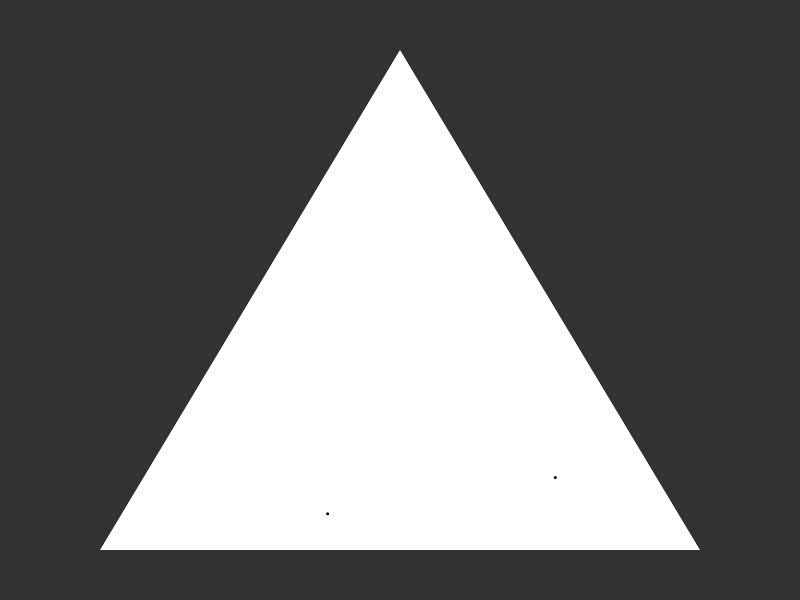
Frame 1 (no input)
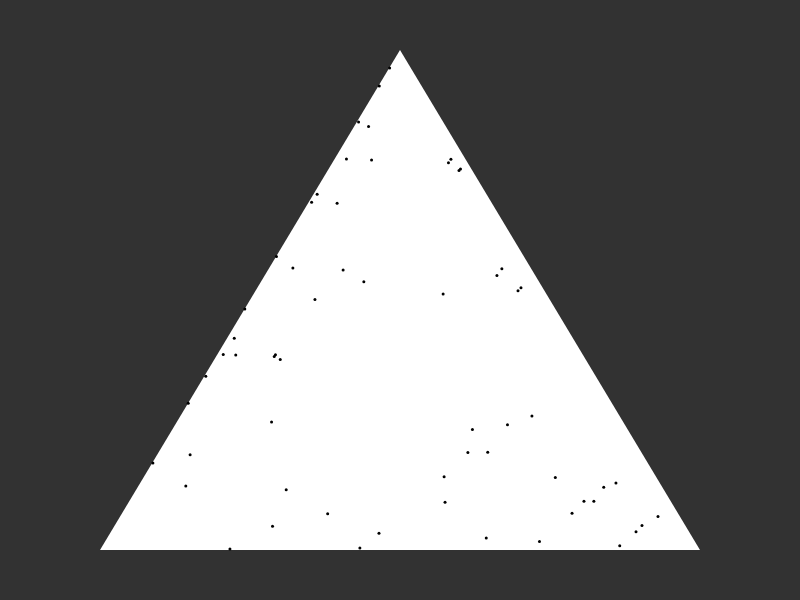
Frame 60 (no input)
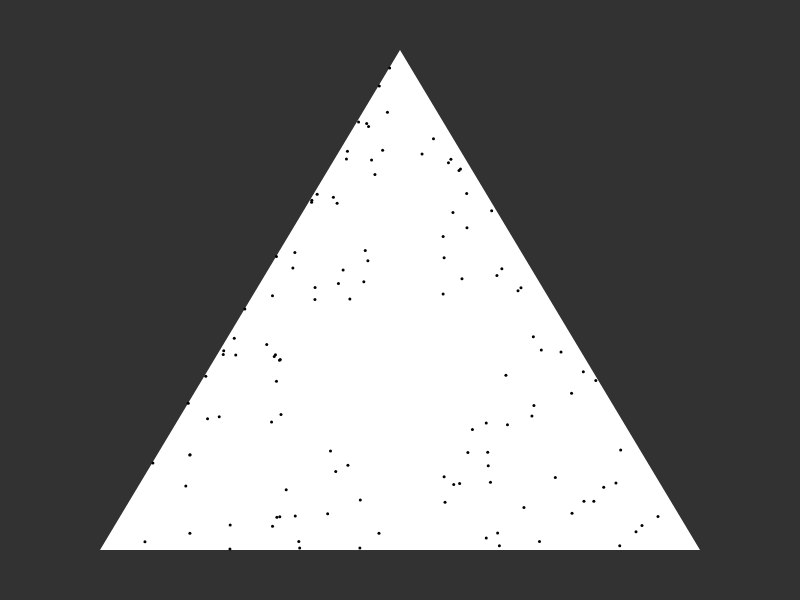
Frame 120 (the mouse pressed at the canvas centre since frame 60)

The p5.js sketch that drew these frames (run headless with seeded random() and noise() and a simulated clock; from frame 60 on, the mouse is pressed at the canvas centre):

// p5.js sketch
// ── sketch.js
/**
 * Sierpinski triangle generated with Chaos Game.
 * Djonathan Krause - 2018.
 * About Chaos Game: Think Twice https://youtu.be/IGlGvSXkRGI and Numberphile https://youtu.be/kbKtFN71Lfs
 * About Sierpinski Triangle: https://en.wikipedia.org/wiki/Sierpinski_triangle
 */

let x, y, p, triangle, interactionsP, count;

// Simple triagle object
class Triangle {
    constructor() {
        this.v1 = createVector(100, height-50);
        this.v2 = createVector(width/2, 50);
        this.v3 = createVector(width-100, height-50);
        this.vertices = [this.v1, this.v2, this.v3];
    }
}

/**
 * Steps:
 * 1.   Draw a triangle;
 * 2.   Pick a random point inside the triangle;
 * 3.1. Pick a random vertex of the triangle;
 * 3.2. Put a point midway between actual point and the random vertex picked on previous step;
 * 4.   Repeat steps 3.1 and 3.2.
 */

function setup() {
    createCanvas(800, 600);
    background(50);
    interactionsP = createP();
    count = 0;
    triangle = new Triangle();

    // Step 1: Draw a triangle;
    beginShape();
    noStroke();
    vertex(triangle.v1.x, triangle.v1.y);
    vertex(triangle.v2.x, triangle.v2.y);
    vertex(triangle.v3.x, triangle.v3.y);
    endShape();

    // Step 2: Pick a random point inside the triangle;
    p = getPoint();
    fill(1);
    ellipse(p.x, p.y, 3, 3);
}

function draw() {
    // Step 3: get point and draw it
    p = getAnotherPoint();
    ellipse(p.x, p.y, 3, 3);

    // Increment interactions count
    count++;
    interactionsP.html("Number of interactions: " + count);
}

/**
 * Step 2: Pick a random point inside the triangle;
 */
function getPoint() {
    let insideTriangle = false;
    let pt = null;

    do {
        x = random(0, width);
        y = random(0, height);
        pt = createVector(x, y);

        if (pointInTriangle(pt, triangle.v1, triangle.v2, triangle.v3)) {
            insideTriangle = true;
        } 
    } while(insideTriangle == false);
    return pt;
}

/**
 * Step 3: Put another point midway between actual point and a random vertex of the triangle.
 * Use Thales's theorem to calculate the median point. 
 * @returns vector with x, y of the point.
 */
function getAnotherPoint() {
    // Get a random vertex of the triangle
    let randomVertex = random(triangle.vertices);

    // Thales thing to get midway between actual point and the vertex
    let xm = (p.x + randomVertex.x) / 2;
    let ym = (p.y + randomVertex.y) / 2;
    return createVector(xm, ym);
}


/**
 * Do some magical math to check if point it's inside of the triangle.
 * Based on https://stackoverflow.com/questions/2049582/how-to-determine-if-a-point-is-in-a-2d-triangle
 * @param {*} pt - point that will be verified
 * @param {*} v1 - vector 1 of the triangle
 * @param {*} v2 - vector 2 of the triangle
 * @param {*} v3 - vector 3 of the triangle
 * @returns true if point it's inside
 */
function pointInTriangle (pt, v1, v2, v3) {
    let b1, b2, b3;

    b1 = sign(pt, v1, v2) < 0.0;
    b2 = sign(pt, v2, v3) < 0.0;
    b3 = sign(pt, v3, v1) < 0.0;

    return ((b1 == b2) && (b2 == b3));
}

function sign (p1, p2, p3) {
    return (p1.x - p3.x) * (p2.y - p3.y) - (p2.x - p3.x) * (p1.y - p3.y);
}
